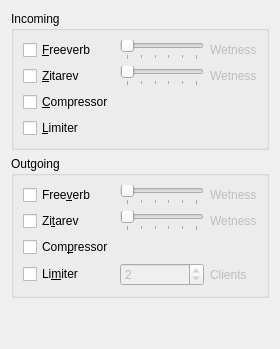
      <widget class="QWidget" name="pluginsTab">
       <attribute name="title">
        <string>Plugins</string>
       </attribute>
       <layout class="QVBoxLayout" name="verticalLayout">
        <item>
         <widget class="QGroupBox" name="incomingGroupBox">
          <property name="enabled">
           <bool>true</bool>
          </property>
          <property name="title">
           <string>Incoming</string>
          </property>
          <layout class="QGridLayout" name="gridLayout_5">
           <item row="1" column="1">
            <widget class="QSlider" name="inZitarevWetnessSlider">
             <property name="enabled">
              <bool>false</bool>
             </property>
             <property name="toolTip">
              <string>Set the wet/dry mix.</string>
             </property>
             <property name="maximum">
              <number>100</number>
             </property>
             <property name="orientation">
              <enum>Qt::Horizontal</enum>
             </property>
             <property name="tickPosition">
              <enum>QSlider::TicksBelow</enum>
             </property>
             <property name="tickInterval">
              <number>20</number>
             </property>
            </widget>
           </item>
           <item row="0" column="2">
            <widget class="QLabel" name="inFreeverbLabel">
             <property name="enabled">
              <bool>false</bool>
             </property>
             <property name="text">
              <string>Wetness</string>
             </property>
            </widget>
           </item>
           <item row="4" column="0">
            <widget class="QCheckBox" name="inLimiterCheckBox">
             <property name="toolTip">
              <string>Enable the limiter on incoming audio.</string>
             </property>
             <property name="text">
              <string>&amp;Limiter</string>
             </property>
            </widget>
           </item>
           <item row="0" column="0">
            <widget class="QCheckBox" name="inFreeverbCheckBox">
             <property name="toolTip">
              <string>Enable the freeverb plugin on incoming audio.</string>
             </property>
             <property name="text">
              <string>&amp;Freeverb</string>
             </property>
            </widget>
           </item>
           <item row="1" column="2" alignment="Qt::AlignHCenter">
            <widget class="QLabel" name="inZitarevLabel">
             <property name="enabled">
              <bool>false</bool>
             </property>
             <property name="text">
              <string>Wetness</string>
             </property>
            </widget>
           </item>
           <item row="3" column="0">
            <widget class="QCheckBox" name="inCompressorCheckBox">
             <property name="toolTip">
              <string>Enable the compressor plugin on incoming audio.</string>
             </property>
             <property name="text">
              <string>&amp;Compressor</string>
             </property>
            </widget>
           </item>
           <item row="1" column="0">
            <widget class="QCheckBox" name="inZitarevCheckBox">
             <property name="toolTip">
              <string>Enable the zitarev reverb plugin on incoming audio.</string>
             </property>
             <property name="text">
              <string>&amp;Zitarev</string>
             </property>
            </widget>
           </item>
           <item row="0" column="1">
            <widget class="QSlider" name="inFreeverbWetnessSlider">
             <property name="enabled">
              <bool>false</bool>
             </property>
             <property name="toolTip">
              <string>Set the wet/dry mix.</string>
             </property>
             <property name="maximum">
              <number>100</number>
             </property>
             <property name="singleStep">
              <number>1</number>
             </property>
             <property name="orientation">
              <enum>Qt::Horizontal</enum>
             </property>
             <property name="invertedAppearance">
              <bool>false</bool>
             </property>
             <property name="tickPosition">
              <enum>QSlider::TicksBelow</enum>
             </property>
             <property name="tickInterval">
              <number>20</number>
             </property>
            </widget>
           </item>
          </layout>
         </widget>
        </item>
        <item>
         <widget class="QGroupBox" name="outgoingGroupBox">
          <property name="enabled">
           <bool>true</bool>
          </property>
          <property name="title">
           <string>Outgoing</string>
          </property>
          <layout class="QGridLayout" name="gridLayout_2">
           <item row="0" column="0">
            <widget class="QCheckBox" name="outFreeverbCheckBox">
             <property name="toolTip">
              <string>Enable the freeverb plugin on outgoing audio.</string>
             </property>
             <property name="text">
              <string>Free&amp;verb</string>
             </property>
            </widget>
           </item>
           <item row="0" column="1">
            <widget class="QSlider" name="outFreeverbWetnessSlider">
             <property name="enabled">
              <bool>false</bool>
             </property>
             <property name="toolTip">
              <string>Set the wet/dry mix.</string>
             </property>
             <property name="maximum">
              <number>100</number>
             </property>
             <property name="singleStep">
              <number>1</number>
             </property>
             <property name="orientation">
              <enum>Qt::Horizontal</enum>
             </property>
             <property name="invertedAppearance">
              <bool>false</bool>
             </property>
             <property name="tickPosition">
              <enum>QSlider::TicksBelow</enum>
             </property>
             <property name="tickInterval">
              <number>20</number>
             </property>
            </widget>
           </item>
           <item row="0" column="2">
            <widget class="QLabel" name="outFreeverbLabel">
             <property name="enabled">
              <bool>false</bool>
             </property>
             <property name="text">
              <string>Wetness</string>
             </property>
            </widget>
           </item>
           <item row="1" column="0">
            <widget class="QCheckBox" name="outZitarevCheckBox">
             <property name="toolTip">
              <string>Enable the zitarev reverb plugin on outgoing audio.</string>
             </property>
             <property name="text">
              <string>Zi&amp;tarev</string>
             </property>
            </widget>
           </item>
           <item row="1" column="1">
            <widget class="QSlider" name="outZitarevWetnessSlider">
             <property name="enabled">
              <bool>false</bool>
             </property>
             <property name="toolTip">
              <string>Set the wet/dry mix.</string>
             </property>
             <property name="maximum">
              <number>100</number>
             </property>
             <property name="orientation">
              <enum>Qt::Horizontal</enum>
             </property>
             <property name="tickPosition">
              <enum>QSlider::TicksBelow</enum>
             </property>
             <property name="tickInterval">
              <number>20</number>
             </property>
            </widget>
           </item>
           <item row="1" column="2">
            <widget class="QLabel" name="outZitarevLabel">
             <property name="enabled">
              <bool>false</bool>
             </property>
             <property name="toolTip">
              <string>Moisture is the essence of wetness,
and wetness is the essence of beauty.</string>
             </property>
             <property name="text">
              <string>Wetness</string>
             </property>
            </widget>
           </item>
           <item row="2" column="0">
            <widget class="QCheckBox" name="outCompressorCheckBox">
             <property name="toolTip">
              <string>Enable the compressor plugin on outgoing audio.</string>
             </property>
             <property name="text">
              <string>Com&amp;pressor</string>
             </property>
            </widget>
           </item>
           <item row="3" column="0">
            <widget class="QCheckBox" name="outLimiterCheckBox">
             <property name="toolTip">
              <string>Enable the limiter on outgoing audio.</string>
             </property>
             <property name="text">
              <string>Li&amp;miter</string>
             </property>
            </widget>
           </item>
           <item row="3" column="1">
            <widget class="QSpinBox" name="outClientsSpinBox">
             <property name="enabled">
              <bool>false</bool>
             </property>
             <property name="toolTip">
              <string>Enter the anticipated number of clients that will be connected to the server.</string>
             </property>
             <property name="minimum">
              <number>1</number>
             </property>
             <property name="maximum">
              <number>100</number>
             </property>
             <property name="value">
              <number>2</number>
             </property>
            </widget>
           </item>
           <item row="3" column="2">
            <widget class="QLabel" name="outLimiterLabel">
             <property name="enabled">
              <bool>false</bool>
             </property>
             <property name="text">
              <string>Clients</string>
             </property>
            </widget>
           </item>
          </layout>
         </widget>
        </item>
        <item>
         <spacer name="pluginsVerticalSpacer">
          <property name="orientation">
           <enum>Qt::Vertical</enum>
          </property>
          <property name="sizeHint" stdset="0">
           <size>
            <width>20</width>
            <height>40</height>
           </size>
          </property>
         </spacer>
        </item>
       </layout>
      </widget>
